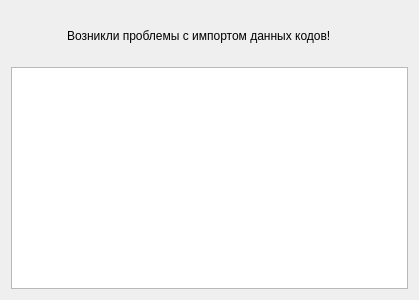
<?xml version="1.0" encoding="UTF-8"?>
<ui version="4.0">
 <class>InvalidDmCodesInfoDialog</class>
 <widget class="QDialog" name="InvalidDmCodesInfoDialog">
  <property name="geometry">
   <rect>
    <x>0</x>
    <y>0</y>
    <width>419</width>
    <height>300</height>
   </rect>
  </property>
  <property name="windowTitle">
   <string>Коды неверного формата (не были загружены)</string>
  </property>
  <layout class="QVBoxLayout" name="verticalLayout">
   <item>
    <layout class="QHBoxLayout" name="horizontalLayout">
     <item>
      <widget class="QLabel" name="lbl_warning">
       <property name="minimumSize">
        <size>
         <width>50</width>
         <height>50</height>
        </size>
       </property>
       <property name="maximumSize">
        <size>
         <width>50</width>
         <height>50</height>
        </size>
       </property>
       <property name="text">
        <string/>
       </property>
      </widget>
     </item>
     <item>
      <widget class="QLabel" name="label">
       <property name="text">
        <string>Возникли проблемы с импортом данных кодов!</string>
       </property>
      </widget>
     </item>
    </layout>
   </item>
   <item>
    <widget class="QListWidget" name="lw_invalidDmCodes">
     <property name="styleSheet">
      <string notr="true">color:red</string>
     </property>
     <property name="selectionRectVisible">
      <bool>false</bool>
     </property>
     <property name="sortingEnabled">
      <bool>true</bool>
     </property>
    </widget>
   </item>
  </layout>
 </widget>
 <resources/>
 <connections/>
</ui>
